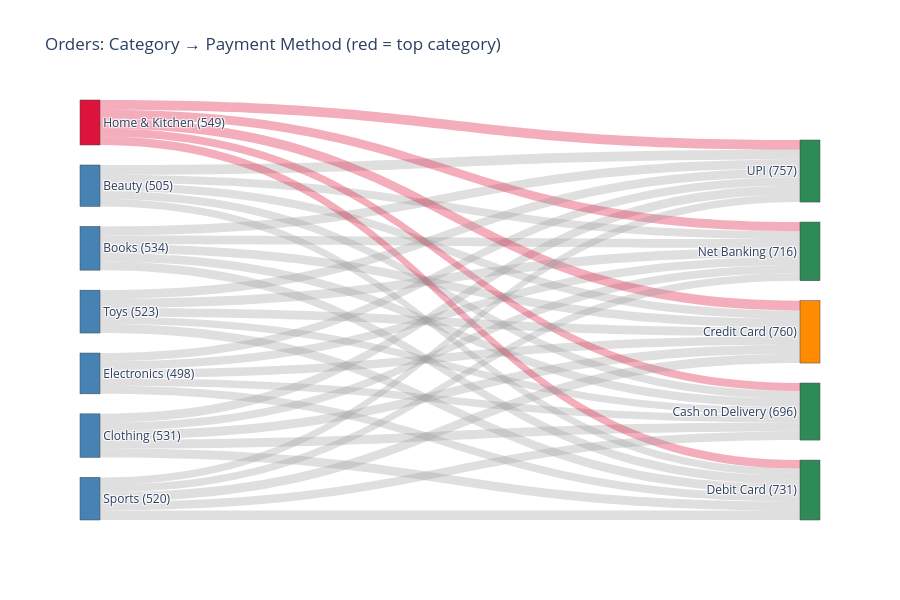

The notebook cell this image was saved under:
### Markdown cell above
## Sankey diagram

### Code cell
import plotly.graph_objects as go

cats = df["Category"].value_counts().index.tolist()          # biggest first
pays = df["Payment_Method"].value_counts().index.tolist()
labels = [f"{c} ({(df['Category']==c).sum()})" for c in cats] + \
         [f"{p} ({(df['Payment_Method']==p).sum()})" for p in pays]

cat_idx = {c: i for i, c in enumerate(cats)}
pay_idx = {p: i + len(cats) for i, p in enumerate(pays)}

fig = go.Figure(go.Sankey(
    node=dict(label=labels, pad=20, thickness=20,
              color=["crimson" if c == top_cat else "steelblue" for c in cats] +
                    ["darkorange" if p == top_pay else "seagreen" for p in pays]),
    link=dict(source=flows["Category"].map(cat_idx),
              target=flows["Payment_Method"].map(pay_idx),
              value=flows["orders"],
              color=["rgba(220,20,60,0.35)" if c == top_cat else "rgba(150,150,150,0.3)"
                     for c in flows["Category"]])
))
fig.update_layout(title="Orders: Category → Payment Method (red = top category)", height=600)
fig.show()

### Figure 1 — Plotly figure (JSON) as saved in the notebook; plotly's stock layout.template omitted (floating-point values rounded to 4 significant figures)
{"data": [{"link": {"color": ["rgba(150,150,150,0.3)", "rgba(150,150,150,0.3)", "rgba(150,150,150,0.3)", "rgba(150,150,150,0.3)", "rgba(150,150,150,0.3)", "rgba(150,150,150,0.3)", "rgba(150,150,150,0.3)", "rgba(150,150,150,0.3)", "rgba(150,150,150,0.3)", "rgba(150,150,150,0.3)", "rgba(150,150,150,0.3)", "rgba(150,150,150,0.3)", "rgba(150,150,150,0.3)", "rgba(150,150,150,0.3)", "rgba(150,150,150,0.3)", "rgba(150,150,150,0.3)", "rgba(150,150,150,0.3)", "rgba(150,150,150,0.3)", "rgba(150,150,150,0.3)", "rgba(150,150,150,0.3)", "rgba(220,20,60,0.35)", "rgba(220,20,60,0.35)", "rgba(220,20,60,0.35)", "rgba(220,20,60,0.35)", "rgba(220,20,60,0.35)", "rgba(150,150,150,0.3)", "rgba(150,150,150,0.3)", "rgba(150,150,150,0.3)", "rgba(150,150,150,0.3)", "rgba(150,150,150,0.3)", "rgba(150,150,150,0.3)", "rgba(150,150,150,0.3)", "rgba(150,150,150,0.3)", "rgba(150,150,150,0.3)", "rgba(150,150,150,0.3)"], "source": [5, 5, 5, 5, 5, 1, 1, 1, 1, 1, 2, 2, 2, 2, 2, 6, 6, 6, 6, 6, 0, 0, 0, 0, 0, 4, 4, 4, 4, 4, 3, 3, 3, 3, 3], "target": [11, 7, 9, 10, 8, 11, 7, 9, 10, 8, 11, 7, 9, 10, 8, 11, 7, 9, 10, 8, 11, 7, 9, 10, 8, 11, 7, 9, 10, 8, 11, 7, 9, 10, 8], "value": [99, 100, 90, 96, 120, 103, 109, 105, 107, 110, 109, 109, 107, 98, 108, 92, 105, 99, 100, 102, 96, 119, 104, 112, 118, 106, 113, 117, 91, 93, 91, 105, 109, 112, 106]}, "node": {"color": ["crimson", "steelblue", "steelblue", "steelblue", "steelblue", "steelblue", "steelblue", "darkorange", "seagreen", "seagreen", "seagreen", "seagreen"], "label": ["Home & Kitchen (549)", "Books (534)", "Clothing (531)", "Toys (523)", "Sports (520)", "Beauty (505)", "Electronics (498)", "Credit Card (760)", "UPI (757)", "Debit Card (731)", "Net Banking (716)", "Cash on Delivery (696)"], "pad": 20, "thickness": 20}, "type": "sankey"}], "layout": {"height": 600, "title": {"text": "Orders: Category → Payment Method (red = top category)"}}}
